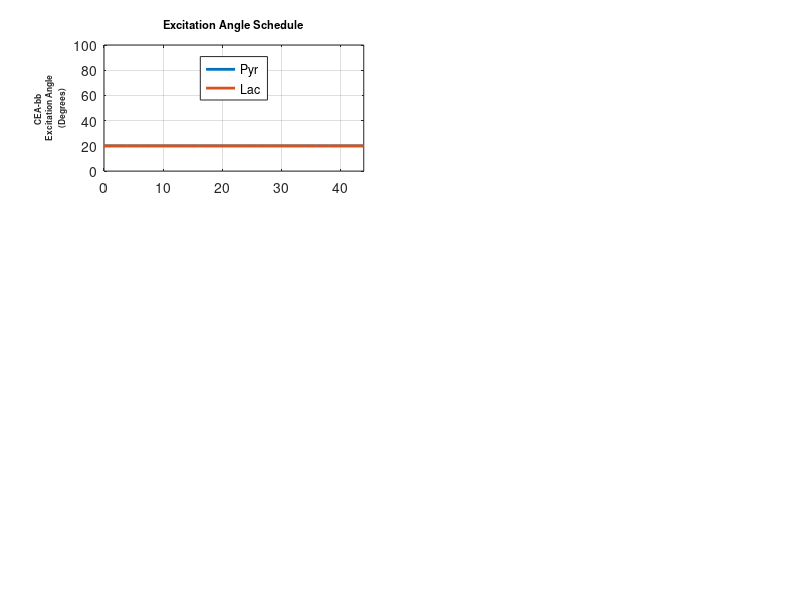

The MATLAB source for this figure: (Note: this script raises an error after producing the figure.)
% GenMxyFigPub Generates the figure for the show Mxy figure
% Author: Chris Walker
% Date: 8/6/2018

clear all
close all
clc

load('tmpShowMxyPubNoise.mat')

%% Show Flip angles
figure('Units','inches','Position',[3,1,6.5,6.5])
font_size = 8;
titleStrings = {'Magnetization Evolution'};
y_labels = {'CEA-bb','VEA-const','VEA-max'};
subplot_labels = {'a)','b)','c)','d)','e)','f)'};
x_axis = (1:N)*TR-TR;
%% Display Flip Angle Schedules
for i = 1:numel(FAType)
    subplot(numel(FAType),2,2*i-1)
    plot(x_axis,save_flip_angles{i}*180/pi,'LineWidth',2)
    ylabel(sprintf('%s\n Excitation Angle\n (Degrees)',y_labels{i}),...
        'FontSize',6,'FontWeight','bold')
    ylim([0,100]),xlim([0,44]),grid('on')
    if i == 1
        title('Excitation Angle Schedule','FontSize',font_size,'FontWeight','bold')
        tmpLegend = legend('Pyr','Lac','location','north');
        tmpLegend.FontSize = font_size;
    end
    xlabel(' Time (sec) ','FontSize',font_size,'FontWeight','bold')
    set(gca,'FontSize',font_size,'FontWeight','bold','Units','inches')
    % set(gca,'Position',[1.8,3.5-(i-1)*1,0.9,0.8])
    text(-1,110,subplot_labels{i},'FontSize',font_size,'FontWeight','bold')
    subplot(numel(FAType),2,2*i)
    plot(x_axis,save_Mz{i}(1,:),'--b',x_axis,save_Mxy{i}(1,:),'b',...
        x_axis,save_Mz{i}(2,:),'--r',x_axis,save_Mxy{i}(2,:),'r',...
        x_axis,sum(save_Mxy{i}),'k','LineWidth',2)
    if (i == 2)
        tmpLegend = legend('Pyr Mz','Pyr Mxy','Lac Mz','Lac Mxy','Total Mxy','location','northeast');
        tmpLegend.FontSize = font_size;
        tmpLegend.FontWeight = 'bold';
        set(tmpLegend,'position',[0.757,0.49,0.1474,0.1298])
    end
    ylim([0,0.01]),xlim([0,44]),grid('on')
    set(gca,'FontSize',font_size,'FontWeight','bold','Units','inches')
    ylabel('Magnetization (arb)',...
        'FontSize',font_size,'FontWeight','bold')
    if (i == 1)
        title(titleStrings,'FontSize',font_size,'FontWeight','bold')
    end
    xlabel(' Time (sec) ','FontSize',font_size,'FontWeight','bold')
    text(-1,.011,subplot_labels{i+3},'FontSize',font_size,'FontWeight','bold')
end
% %% Display Magnetizations
% for j = 1:numel(FAType)
%     tmp_ax(i) = subplot(numel(FAType),5,5*i-4+j+1);
%     plot(x_axis,save_Mz{i,j}(1,:),'--b',x_axis,save_Mxy{i,j}(1,:),'-b',...
%         x_axis,save_Mz{i,j}(2,:),'--r',x_axis,save_Mxy{i,j}(2,:),'-r',...
%         x_axis,sum(save_Mxy{i,j}),':k','LineWidth',2)
%     if (j == 2 && i == 1)
%         tmpLegend = legend('Pyr Mz','Pyr Mxy','Lac Mz','Lac Mxy','Total Mxy','location','northeast');
%         tmpLegend.FontSize = font_size;
%         tmpLegend.FontWeight = 'bold';
%         set(tmpLegend,'units','inches','position',[5.45,3.6275,0.6,0.65])
%     end
%     if (j == 3 && i == 1)
%         set(get(gca,'Children'),'Visible','off');
%         set(gca,'Visible','off')
%     end
%     ylim([0,0.01]),xlim([0,25]),grid('on')
%     set(gca,'FontSize',font_size,'FontWeight','bold','Units','inches')
%     if (j==1)
%         ylabel('Magnetization (arb)',...
%             'FontSize',font_size,'FontWeight','bold')
%     else
%         set(gca,'YTickLabel',[])
%     end
%     if (i == 1 && any(j == [1,2])) || (i == 2 && j == 3)
%         title(titleStrings{j},'FontSize',font_size,'FontWeight','bold')
%     end
%     if i == numel(FAType)
%         xlabel(' Excitation  # ','FontSize',font_size,'FontWeight','bold')
%     else
%         set(gca,'XTickLabel',[])
%     end
%     if i == 2 && j == 3
%         text(-2,.01275,subplot_labels{i,j+2},'FontSize',font_size,'FontWeight','bold')
%     else
%         text(-1,.011,subplot_labels{i,j+2},'FontSize',font_size,'FontWeight','bold')
%     end
% end
% for i = 1:numel(FAType)
%     for j = 1:numel(perffused)
%         set(tmp_ax(i,j),'Position',[2.3+(1*j),3.5-(i-1)*1,0.9,0.8])
%     end
% end
%     
%     
%     
